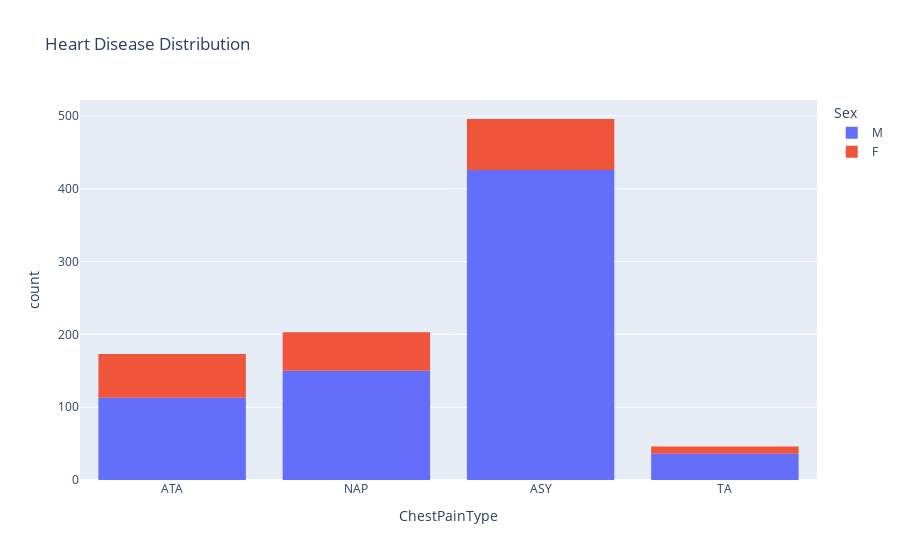

Here is the notebook cell this chart was saved with:
### Code cell
# Distribution of ChestPainType with respect to gender
fig = px.histogram(df, x='ChestPainType', color='Sex', hover_data=df.columns, title='Heart Disease Distribution')
fig.show()

### Figure 1 — Plotly figure (JSON) as saved in the notebook; plotly's stock layout.template omitted (floating-point values rounded to 4 significant figures; data arrays with more than 128 entries replaced by an {"elided": "..."} marker saying what was removed)
{"data": [{"alignmentgroup": "True", "bingroup": "x", "hovertemplate": "Sex=M<br>ChestPainType=%{x}<br>count=%{y}<extra></extra>", "legendgroup": "M", "marker": {"color": "#636efa", "pattern": {"shape": ""}}, "name": "M", "offsetgroup": "M", "orientation": "v", "showlegend": true, "type": "histogram", "x": {"elided": "725 str values"}, "xaxis": "x", "yaxis": "y"}, {"alignmentgroup": "True", "bingroup": "x", "hovertemplate": "Sex=F<br>ChestPainType=%{x}<br>count=%{y}<extra></extra>", "legendgroup": "F", "marker": {"color": "#EF553B", "pattern": {"shape": ""}}, "name": "F", "offsetgroup": "F", "orientation": "v", "showlegend": true, "type": "histogram", "x": {"elided": "193 str values"}, "xaxis": "x", "yaxis": "y"}], "layout": {"barmode": "relative", "legend": {"title": {"text": "Sex"}, "tracegroupgap": 0}, "title": {"text": "Heart Disease Distribution"}, "xaxis": {"anchor": "y", "domain": [0, 1], "title": {"text": "ChestPainType"}}, "yaxis": {"anchor": "x", "domain": [0, 1], "title": {"text": "count"}}}}
